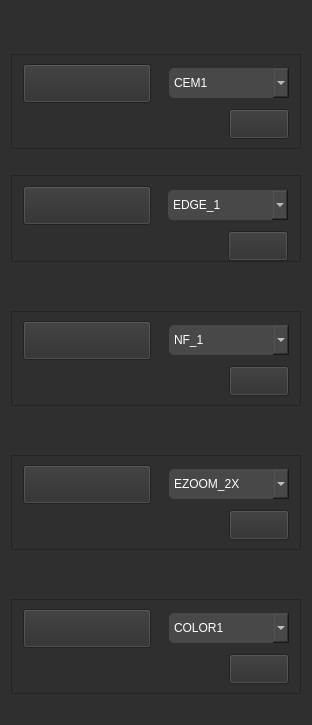
            <widget class="QWidget" name="CONTROL_PAGE">
             <property name="styleSheet">
              <string notr="true">background-color: rgb(47, 47, 47);</string>
             </property>
             <layout class="QVBoxLayout" name="verticalLayout_11">
              <item>
               <widget class="QLabel" name="label_21">
                <property name="sizePolicy">
                 <sizepolicy hsizetype="Fixed" vsizetype="Fixed">
                  <horstretch>0</horstretch>
                  <verstretch>0</verstretch>
                 </sizepolicy>
                </property>
                <property name="minimumSize">
                 <size>
                  <width>290</width>
                  <height>37</height>
                 </size>
                </property>
                <property name="maximumSize">
                 <size>
                  <width>257</width>
                  <height>37</height>
                 </size>
                </property>
                <property name="styleSheet">
                 <string notr="true">border-image: url(:/TEXT/resource/TEXT/Contrast Enhancement.png);</string>
                </property>
                <property name="text">
                 <string/>
                </property>
               </widget>
              </item>
              <item>
               <widget class="QFrame" name="frame_COLOR_2">
                <property name="frameShape">
                 <enum>QFrame::StyledPanel</enum>
                </property>
                <property name="frameShadow">
                 <enum>QFrame::Raised</enum>
                </property>
                <layout class="QGridLayout" name="gridLayout_7">
                 <item row="2" column="3">
                  <layout class="QHBoxLayout" name="horizontalLayout_20">
                   <property name="spacing">
                    <number>0</number>
                   </property>
                   <property name="topMargin">
                    <number>0</number>
                   </property>
                   <item>
                    <spacer name="horizontalSpacer_18">
                     <property name="orientation">
                      <enum>Qt::Horizontal</enum>
                     </property>
                     <property name="sizeType">
                      <enum>QSizePolicy::Fixed</enum>
                     </property>
                     <property name="sizeHint" stdset="0">
                      <size>
                       <width>60</width>
                       <height>20</height>
                      </size>
                     </property>
                    </spacer>
                   </item>
                   <item>
                    <widget class="QPushButton" name="PB_CEM_SET">
                     <property name="minimumSize">
                      <size>
                       <width>60</width>
                       <height>30</height>
                      </size>
                     </property>
                     <property name="maximumSize">
                      <size>
                       <width>60</width>
                       <height>30</height>
                      </size>
                     </property>
                     <property name="styleSheet">
                      <string notr="true">QPushButton{
	border-image: url(:/BTN/resource/QuantumRED_MAIN/SET.png);
}
QPushButton:hover{
	border-image: url(:/BTN/resource/QuantumRED_MAIN/SET_HOVER.png);
}
QPushButton:pressed{
	border-image: url(:/BTN/resource/QuantumRED_MAIN/SET_PRESSED.png);
}</string>
                     </property>
                     <property name="text">
                      <string/>
                     </property>
                    </widget>
                   </item>
                  </layout>
                 </item>
                 <item row="1" column="2">
                  <spacer name="horizontalSpacer_19">
                   <property name="orientation">
                    <enum>Qt::Horizontal</enum>
                   </property>
                   <property name="sizeType">
                    <enum>QSizePolicy::Fixed</enum>
                   </property>
                   <property name="sizeHint" stdset="0">
                    <size>
                     <width>10</width>
                     <height>20</height>
                    </size>
                   </property>
                  </spacer>
                 </item>
                 <item row="1" column="3">
                  <widget class="QComboBox" name="comboBox_CEM">
                   <property name="minimumSize">
                    <size>
                     <width>120</width>
                     <height>30</height>
                    </size>
                   </property>
                   <property name="maximumSize">
                    <size>
                     <width>120</width>
                     <height>30</height>
                    </size>
                   </property>
                   <property name="styleSheet">
                    <string notr="true">font: 63 8pt &quot;Segoe UI Semibold&quot;;
color: rgb(255, 255, 255);
background-color: rgb(72, 72, 72);
border-radius: 5px;</string>
                   </property>
                   <item>
                    <property name="text">
                     <string>CEM1</string>
                    </property>
                   </item>
                   <item>
                    <property name="text">
                     <string>CEM2</string>
                    </property>
                   </item>
                  </widget>
                 </item>
                 <item row="1" column="1">
                  <widget class="QPushButton" name="PB_CEM">
                   <property name="minimumSize">
                    <size>
                     <width>128</width>
                     <height>39</height>
                    </size>
                   </property>
                   <property name="maximumSize">
                    <size>
                     <width>128</width>
                     <height>39</height>
                    </size>
                   </property>
                   <property name="styleSheet">
                    <string notr="true">QPushButton{	
	border-image: url(:/BTN/resource/BUTTON/CEM_ON.png);
}
QPushButton:hover{	
	border-image: url(:/BTN/resource/BUTTON/CEM_ON_HOVER.png);
}
QPushButton:pressed{	
	border-image: url(:/BTN/resource/BUTTON/CEM_ON_PRESSED.png);
}</string>
                   </property>
                   <property name="text">
                    <string/>
                   </property>
                  </widget>
                 </item>
                </layout>
               </widget>
              </item>
              <item>
               <widget class="QLabel" name="label_8">
                <property name="sizePolicy">
                 <sizepolicy hsizetype="Fixed" vsizetype="Fixed">
                  <horstretch>0</horstretch>
                  <verstretch>0</verstretch>
                 </sizepolicy>
                </property>
                <property name="minimumSize">
                 <size>
                  <width>0</width>
                  <height>0</height>
                 </size>
                </property>
                <property name="maximumSize">
                 <size>
                  <width>257</width>
                  <height>37</height>
                 </size>
                </property>
                <property name="styleSheet">
                 <string notr="true">border-image: url(:/TEXT/resource/QuantumRED_MAIN/Edge Enhancement.png);</string>
                </property>
                <property name="text">
                 <string/>
                </property>
               </widget>
              </item>
              <item>
               <widget class="QFrame" name="frame_EDGE">
                <property name="frameShape">
                 <enum>QFrame::StyledPanel</enum>
                </property>
                <property name="frameShadow">
                 <enum>QFrame::Raised</enum>
                </property>
                <layout class="QGridLayout" name="gridLayout_3">
                 <property name="leftMargin">
                  <number>10</number>
                 </property>
                 <property name="topMargin">
                  <number>10</number>
                 </property>
                 <property name="rightMargin">
                  <number>10</number>
                 </property>
                 <property name="bottomMargin">
                  <number>0</number>
                 </property>
                 <item row="1" column="2">
                  <layout class="QHBoxLayout" name="horizontalLayout_8">
                   <property name="spacing">
                    <number>0</number>
                   </property>
                   <item>
                    <spacer name="horizontalSpacer_5">
                     <property name="orientation">
                      <enum>Qt::Horizontal</enum>
                     </property>
                     <property name="sizeType">
                      <enum>QSizePolicy::Fixed</enum>
                     </property>
                     <property name="sizeHint" stdset="0">
                      <size>
                       <width>60</width>
                       <height>20</height>
                      </size>
                     </property>
                    </spacer>
                   </item>
                   <item>
                    <widget class="QPushButton" name="PB_EDGE_SET">
                     <property name="minimumSize">
                      <size>
                       <width>60</width>
                       <height>30</height>
                      </size>
                     </property>
                     <property name="maximumSize">
                      <size>
                       <width>60</width>
                       <height>30</height>
                      </size>
                     </property>
                     <property name="styleSheet">
                      <string notr="true">QPushButton{
	border-image: url(:/BTN/resource/QuantumRED_MAIN/SET.png);
}
QPushButton:hover{
	border-image: url(:/BTN/resource/QuantumRED_MAIN/SET_HOVER.png);
}
QPushButton:pressed{
	border-image: url(:/BTN/resource/QuantumRED_MAIN/SET_PRESSED.png);
}</string>
                     </property>
                     <property name="text">
                      <string/>
                     </property>
                    </widget>
                   </item>
                  </layout>
                 </item>
                 <item row="0" column="1">
                  <spacer name="horizontalSpacer_9">
                   <property name="orientation">
                    <enum>Qt::Horizontal</enum>
                   </property>
                   <property name="sizeType">
                    <enum>QSizePolicy::Fixed</enum>
                   </property>
                   <property name="sizeHint" stdset="0">
                    <size>
                     <width>10</width>
                     <height>20</height>
                    </size>
                   </property>
                  </spacer>
                 </item>
                 <item row="0" column="0">
                  <widget class="QPushButton" name="PB_EDGE">
                   <property name="minimumSize">
                    <size>
                     <width>128</width>
                     <height>39</height>
                    </size>
                   </property>
                   <property name="maximumSize">
                    <size>
                     <width>128</width>
                     <height>39</height>
                    </size>
                   </property>
                   <property name="styleSheet">
                    <string notr="true">QPushButton{	
	border-image: url(:/BTN/resource/QuantumRED_MAIN/EDGE_ON.png);
}
QPushButton:hover{	
	border-image: url(:/BTN/resource/QuantumRED_MAIN/EDGE_ON_HOVER.png);
}
QPushButton:pressed{	
	border-image: url(:/BTN/resource/QuantumRED_MAIN/EDGE_ON_PRESSED.png);
}</string>
                   </property>
                   <property name="text">
                    <string/>
                   </property>
                  </widget>
                 </item>
                 <item row="0" column="2">
                  <widget class="QComboBox" name="comboBox_EDGE">
                   <property name="minimumSize">
                    <size>
                     <width>120</width>
                     <height>30</height>
                    </size>
                   </property>
                   <property name="maximumSize">
                    <size>
                     <width>120</width>
                     <height>30</height>
                    </size>
                   </property>
                   <property name="styleSheet">
                    <string notr="true">border-radius: 5px;
font: 63 8pt &quot;Segoe UI Semibold&quot;;
color: rgb(255, 255, 255);
background-color: rgb(72, 72, 72);
</string>
                   </property>
                   <item>
                    <property name="text">
                     <string>EDGE_1</string>
                    </property>
                   </item>
                   <item>
                    <property name="text">
                     <string>EDGE_2</string>
                    </property>
                   </item>
                   <item>
                    <property name="text">
                     <string>EDGE_3</string>
                    </property>
                   </item>
                  </widget>
                 </item>
                </layout>
               </widget>
              </item>
              <item>
               <widget class="QLabel" name="label_9">
                <property name="sizePolicy">
                 <sizepolicy hsizetype="Fixed" vsizetype="Fixed">
                  <horstretch>0</horstretch>
                  <verstretch>0</verstretch>
                 </sizepolicy>
                </property>
                <property name="minimumSize">
                 <size>
                  <width>257</width>
                  <height>37</height>
                 </size>
                </property>
                <property name="maximumSize">
                 <size>
                  <width>257</width>
                  <height>37</height>
                 </size>
                </property>
                <property name="styleSheet">
                 <string notr="true">border-image: url(:/TEXT/resource/QuantumRED_MAIN/Noise Filter.png);</string>
                </property>
                <property name="text">
                 <string/>
                </property>
               </widget>
              </item>
              <item>
               <widget class="QFrame" name="frame_NF">
                <property name="frameShape">
                 <enum>QFrame::StyledPanel</enum>
                </property>
                <property name="frameShadow">
                 <enum>QFrame::Raised</enum>
                </property>
                <layout class="QGridLayout" name="gridLayout_2">
                 <item row="1" column="2">
                  <layout class="QHBoxLayout" name="horizontalLayout_9">
                   <property name="spacing">
                    <number>0</number>
                   </property>
                   <property name="topMargin">
                    <number>0</number>
                   </property>
                   <item>
                    <spacer name="horizontalSpacer_6">
                     <property name="orientation">
                      <enum>Qt::Horizontal</enum>
                     </property>
                     <property name="sizeType">
                      <enum>QSizePolicy::Fixed</enum>
                     </property>
                     <property name="sizeHint" stdset="0">
                      <size>
                       <width>60</width>
                       <height>20</height>
                      </size>
                     </property>
                    </spacer>
                   </item>
                   <item>
                    <widget class="QPushButton" name="PB_NF_SET">
                     <property name="minimumSize">
                      <size>
                       <width>60</width>
                       <height>30</height>
                      </size>
                     </property>
                     <property name="maximumSize">
                      <size>
                       <width>60</width>
                       <height>30</height>
                      </size>
                     </property>
                     <property name="styleSheet">
                      <string notr="true">QPushButton{
	border-image: url(:/BTN/resource/QuantumRED_MAIN/SET.png);
}
QPushButton:hover{
	border-image: url(:/BTN/resource/QuantumRED_MAIN/SET_HOVER.png);
}
QPushButton:pressed{
	border-image: url(:/BTN/resource/QuantumRED_MAIN/SET_PRESSED.png);
}</string>
                     </property>
                     <property name="text">
                      <string/>
                     </property>
                    </widget>
                   </item>
                  </layout>
                 </item>
                 <item row="0" column="1">
                  <spacer name="horizontalSpacer_10">
                   <property name="orientation">
                    <enum>Qt::Horizontal</enum>
                   </property>
                   <property name="sizeType">
                    <enum>QSizePolicy::Fixed</enum>
                   </property>
                   <property name="sizeHint" stdset="0">
                    <size>
                     <width>10</width>
                     <height>20</height>
                    </size>
                   </property>
                  </spacer>
                 </item>
                 <item row="0" column="0">
                  <widget class="QPushButton" name="PB_NF">
                   <property name="minimumSize">
                    <size>
                     <width>128</width>
                     <height>39</height>
                    </size>
                   </property>
                   <property name="maximumSize">
                    <size>
                     <width>128</width>
                     <height>39</height>
                    </size>
                   </property>
                   <property name="styleSheet">
                    <string notr="true">QPushButton{	
	border-image: url(:/BTN/resource/QuantumRED_MAIN/NF_ON.png);
}
QPushButton:hover{	
	border-image: url(:/BTN/resource/QuantumRED_MAIN/NF_ON_HOVER.png);
}
QPushButton:pressed{	
	border-image: url(:/BTN/resource/QuantumRED_MAIN/NF_ON_PRESSED.png);
}</string>
                   </property>
                   <property name="text">
                    <string/>
                   </property>
                  </widget>
                 </item>
                 <item row="0" column="2">
                  <widget class="QComboBox" name="comboBox_NF">
                   <property name="minimumSize">
                    <size>
                     <width>120</width>
                     <height>30</height>
                    </size>
                   </property>
                   <property name="maximumSize">
                    <size>
                     <width>120</width>
                     <height>30</height>
                    </size>
                   </property>
                   <property name="styleSheet">
                    <string notr="true">color: rgb(255, 255, 255);
font: 63 8pt &quot;Segoe UI Semibold&quot;;
background-color: rgb(72, 72, 72);
border-radius: 5px;</string>
                   </property>
                   <item>
                    <property name="text">
                     <string>NF_1</string>
                    </property>
                   </item>
                  </widget>
                 </item>
                </layout>
               </widget>
              </item>
              <item>
               <widget class="QLabel" name="label_10">
                <property name="minimumSize">
                 <size>
                  <width>257</width>
                  <height>37</height>
                 </size>
                </property>
                <property name="maximumSize">
                 <size>
                  <width>257</width>
                  <height>37</height>
                 </size>
                </property>
                <property name="styleSheet">
                 <string notr="true">border-image: url(:/TEXT/resource/QuantumRED_MAIN/Electric Zoom.png);</string>
                </property>
                <property name="text">
                 <string/>
                </property>
               </widget>
              </item>
              <item>
               <widget class="QFrame" name="frame_EZOOM">
                <property name="frameShape">
                 <enum>QFrame::StyledPanel</enum>
                </property>
                <property name="frameShadow">
                 <enum>QFrame::Raised</enum>
                </property>
                <layout class="QGridLayout" name="gridLayout">
                 <item row="2" column="3">
                  <layout class="QHBoxLayout" name="horizontalLayout_12">
                   <property name="spacing">
                    <number>0</number>
                   </property>
                   <property name="topMargin">
                    <number>0</number>
                   </property>
                   <item>
                    <spacer name="horizontalSpacer_7">
                     <property name="orientation">
                      <enum>Qt::Horizontal</enum>
                     </property>
                     <property name="sizeType">
                      <enum>QSizePolicy::Fixed</enum>
                     </property>
                     <property name="sizeHint" stdset="0">
                      <size>
                       <width>60</width>
                       <height>20</height>
                      </size>
                     </property>
                    </spacer>
                   </item>
                   <item>
                    <widget class="QPushButton" name="PB_EZOOM_SET">
                     <property name="minimumSize">
                      <size>
                       <width>60</width>
                       <height>30</height>
                      </size>
                     </property>
                     <property name="maximumSize">
                      <size>
                       <width>60</width>
                       <height>30</height>
                      </size>
                     </property>
                     <property name="styleSheet">
                      <string notr="true">QPushButton{
	border-image: url(:/BTN/resource/QuantumRED_MAIN/SET.png);
}
QPushButton:hover{
	border-image: url(:/BTN/resource/QuantumRED_MAIN/SET_HOVER.png);
}
QPushButton:pressed{
	border-image: url(:/BTN/resource/QuantumRED_MAIN/SET_PRESSED.png);
}</string>
                     </property>
                     <property name="text">
                      <string/>
                     </property>
                    </widget>
                   </item>
                  </layout>
                 </item>
                 <item row="1" column="2">
                  <spacer name="horizontalSpacer_11">
                   <property name="orientation">
                    <enum>Qt::Horizontal</enum>
                   </property>
                   <property name="sizeType">
                    <enum>QSizePolicy::Fixed</enum>
                   </property>
                   <property name="sizeHint" stdset="0">
                    <size>
                     <width>10</width>
                     <height>20</height>
                    </size>
                   </property>
                  </spacer>
                 </item>
                 <item row="1" column="3">
                  <widget class="QComboBox" name="comboBox_EZOOM">
                   <property name="minimumSize">
                    <size>
                     <width>120</width>
                     <height>30</height>
                    </size>
                   </property>
                   <property name="maximumSize">
                    <size>
                     <width>120</width>
                     <height>30</height>
                    </size>
                   </property>
                   <property name="styleSheet">
                    <string notr="true">color: rgb(255, 255, 255);
font: 63 8pt &quot;Segoe UI Semibold&quot;;
background-color: rgb(72, 72, 72);
border-radius: 5px;</string>
                   </property>
                   <item>
                    <property name="text">
                     <string>EZOOM_2X</string>
                    </property>
                   </item>
                   <item>
                    <property name="text">
                     <string>EZOOM_4X</string>
                    </property>
                   </item>
                  </widget>
                 </item>
                 <item row="1" column="1">
                  <widget class="QPushButton" name="PB_EZOOM">
                   <property name="minimumSize">
                    <size>
                     <width>128</width>
                     <height>39</height>
                    </size>
                   </property>
                   <property name="maximumSize">
                    <size>
                     <width>128</width>
                     <height>39</height>
                    </size>
                   </property>
                   <property name="styleSheet">
                    <string notr="true">QPushButton{	
	border-image: url(:/BTN/resource/QuantumRED_MAIN/EZOOM_ON.png);
}
QPushButton:hover{	
	border-image: url(:/BTN/resource/QuantumRED_MAIN/EZOOM_ON_HOVER.png);
}
QPushButton:pressed{	
	border-image: url(:/BTN/resource/QuantumRED_MAIN/EZOOM_ON_PRESSED.png);
}</string>
                   </property>
                   <property name="text">
                    <string/>
                   </property>
                  </widget>
                 </item>
                </layout>
               </widget>
              </item>
              <item>
               <widget class="QLabel" name="label_11">
                <property name="sizePolicy">
                 <sizepolicy hsizetype="Fixed" vsizetype="Fixed">
                  <horstretch>0</horstretch>
                  <verstretch>0</verstretch>
                 </sizepolicy>
                </property>
                <property name="minimumSize">
                 <size>
                  <width>257</width>
                  <height>37</height>
                 </size>
                </property>
                <property name="maximumSize">
                 <size>
                  <width>257</width>
                  <height>37</height>
                 </size>
                </property>
                <property name="styleSheet">
                 <string notr="true">border-image: url(:/TEXT/resource/QuantumRED_MAIN/Pseudo Color.png);</string>
                </property>
                <property name="text">
                 <string/>
                </property>
               </widget>
              </item>
              <item>
               <widget class="QFrame" name="frame_COLOR">
                <property name="frameShape">
                 <enum>QFrame::StyledPanel</enum>
                </property>
                <property name="frameShadow">
                 <enum>QFrame::Raised</enum>
                </property>
                <layout class="QGridLayout" name="gridLayout_4">
                 <item row="2" column="3">
                  <layout class="QHBoxLayout" name="horizontalLayout_13">
                   <property name="spacing">
                    <number>0</number>
                   </property>
                   <property name="topMargin">
                    <number>0</number>
                   </property>
                   <item>
                    <spacer name="horizontalSpacer_8">
                     <property name="orientation">
                      <enum>Qt::Horizontal</enum>
                     </property>
                     <property name="sizeType">
                      <enum>QSizePolicy::Fixed</enum>
                     </property>
                     <property name="sizeHint" stdset="0">
                      <size>
                       <width>60</width>
                       <height>20</height>
                      </size>
                     </property>
                    </spacer>
                   </item>
                   <item>
                    <widget class="QPushButton" name="PB_COLOR_SET">
                     <property name="minimumSize">
                      <size>
                       <width>60</width>
                       <height>30</height>
                      </size>
                     </property>
                     <property name="maximumSize">
                      <size>
                       <width>60</width>
                       <height>30</height>
                      </size>
                     </property>
                     <property name="styleSheet">
                      <string notr="true">QPushButton{
	border-image: url(:/BTN/resource/QuantumRED_MAIN/SET.png);
}
QPushButton:hover{
	border-image: url(:/BTN/resource/QuantumRED_MAIN/SET_HOVER.png);
}
QPushButton:pressed{
	border-image: url(:/BTN/resource/QuantumRED_MAIN/SET_PRESSED.png);
}</string>
                     </property>
                     <property name="text">
                      <string/>
                     </property>
                    </widget>
                   </item>
                  </layout>
                 </item>
                 <item row="1" column="2">
                  <spacer name="horizontalSpacer_12">
                   <property name="orientation">
                    <enum>Qt::Horizontal</enum>
                   </property>
                   <property name="sizeType">
                    <enum>QSizePolicy::Fixed</enum>
                   </property>
                   <property name="sizeHint" stdset="0">
                    <size>
                     <width>10</width>
                     <height>20</height>
                    </size>
                   </property>
                  </spacer>
                 </item>
                 <item row="1" column="3">
                  <widget class="QComboBox" name="comboBox_COLOR">
                   <property name="minimumSize">
                    <size>
                     <width>120</width>
                     <height>30</height>
                    </size>
                   </property>
                   <property name="maximumSize">
                    <size>
                     <width>120</width>
                     <height>30</height>
                    </size>
                   </property>
                   <property name="styleSheet">
                    <string notr="true">font: 63 8pt &quot;Segoe UI Semibold&quot;;
color: rgb(255, 255, 255);
background-color: rgb(72, 72, 72);
border-radius: 5px;</string>
                   </property>
                   <item>
                    <property name="text">
                     <string>COLOR1</string>
                    </property>
                   </item>
                   <item>
                    <property name="text">
                     <string>COLOR2</string>
                    </property>
                   </item>
                   <item>
                    <property name="text">
                     <string>COLOR3</string>
                    </property>
                   </item>
                   <item>
                    <property name="text">
                     <string>COLOR4</string>
                    </property>
                   </item>
                  </widget>
                 </item>
                 <item row="1" column="1">
                  <widget class="QPushButton" name="PB_COLOR">
                   <property name="minimumSize">
                    <size>
                     <width>128</width>
                     <height>39</height>
                    </size>
                   </property>
                   <property name="maximumSize">
                    <size>
                     <width>128</width>
                     <height>39</height>
                    </size>
                   </property>
                   <property name="styleSheet">
                    <string notr="true">QPushButton{	
	border-image: url(:/BTN/resource/QuantumRED_MAIN/COLOR_ON.png);
}
QPushButton:hover{	
	border-image: url(:/BTN/resource/QuantumRED_MAIN/COLOR_ON_HOVER.png);
}
QPushButton:pressed{	
	border-image: url(:/BTN/resource/QuantumRED_MAIN/COLOR_ON_PRESSED.png);
}</string>
                   </property>
                   <property name="text">
                    <string/>
                   </property>
                  </widget>
                 </item>
                </layout>
               </widget>
              </item>
              <item>
               <spacer name="verticalSpacer_5">
                <property name="orientation">
                 <enum>Qt::Vertical</enum>
                </property>
                <property name="sizeType">
                 <enum>QSizePolicy::Fixed</enum>
                </property>
                <property name="sizeHint" stdset="0">
                 <size>
                  <width>20</width>
                  <height>20</height>
                 </size>
                </property>
               </spacer>
              </item>
             </layout>
            </widget>
